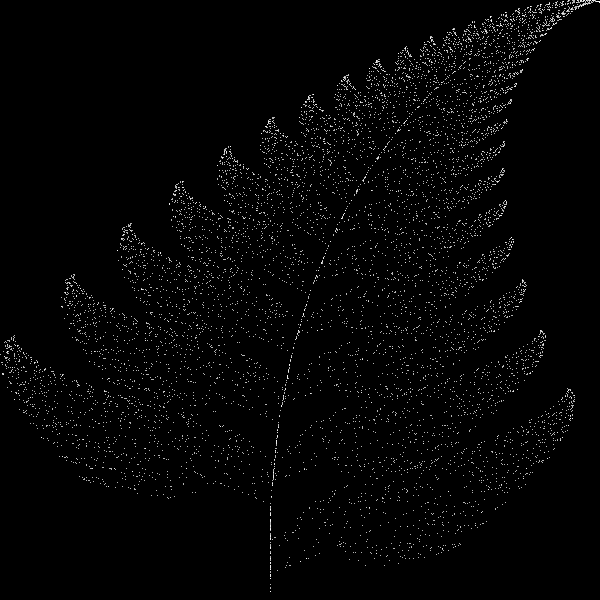
Frame 1 (no input)
Frame 60 (the mouse pressed at the canvas centre just before this capture): identical to frame 1, image omitted
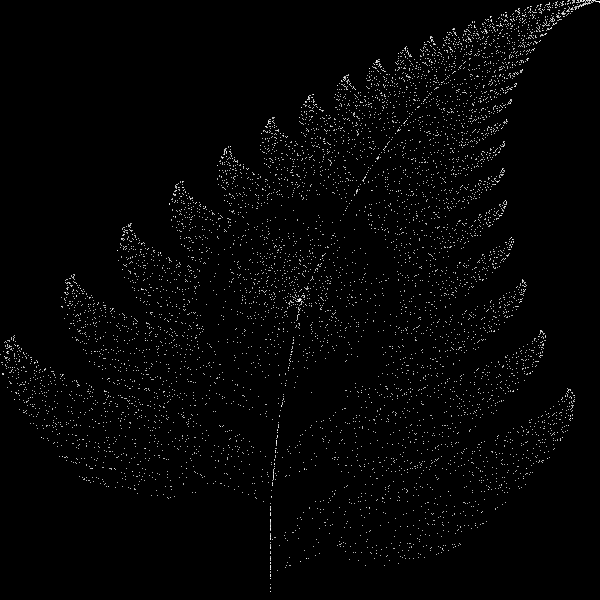
Frame 120 (the mouse held since frame 60 and released just before this capture)

The Processing sketch that drew these frames (run headless with seeded random() and noise(); from frame 60 on, the mouse is pressed at the canvas centre):

// Processing sketch: barnsleyfern_pointarray
// ── barnsleyfern_pointarray.pde
int num = 10000;
FP[] point;

void setup() {
  size(600, 600);
  background(0);

  strokeWeight(2);
  stroke(255);

  point = new FP[num];

  for (int i = 0; i < num; i++) {

    point[i] = new FP(drawPoint(), i);
    nextPoint();
  }
}

void draw() {
  background(0);

  //fill(0, 120);
  //noStroke();
  //rect(0, 0, width, height);

  for (int i = 0; i < num; i++) {
    point[i].fernpoint();
    point[i].attractor();
  }
}

class FP {
  int id;
  int count;

  //vectors for position and origin
  PVector pos;
  PVector opos;

  //vector for connections
  PVector connect;

  //vectors for acceleration and velocity
  PVector acc;
  PVector vel  = new PVector(0, 0);

  //random multiplication value - alters speed of movement
  float multival = random(1);

  //boolean check to see if two points are connected
  boolean cnt = false;

  //constructor
  FP(PVector pos, int id) {

    //position fed from setup
    this.pos = pos;
    opos = new PVector(pos.x, pos.y);

    //id of this object
    this.id = id;
    //count value set to id
    count = id;
  }

  //draw point in position
  void fernpoint() {
    stroke(255);
    strokeWeight(1);
    point(pos.x, pos.y);
  }

  //attractor to mouse and return to home (opos)
  void attractor() {
    PVector pp = new PVector(mouseX, mouseY, 0);

    //attract
    if (mousePressed && pos.dist(pp) <= 100) {

      PVector acc = PVector.sub(pp, pos);
      acc.normalize();
      acc.mult(multival);

      vel.add(acc);

      vel.limit(multival);

      pos.add(vel);
    }
    //return to opos
    else {
      if (pos.dist(opos) >= 2) {
        PVector acc = PVector.sub(opos, pos);
        acc.normalize();
        acc.mult(multival);

        vel.add(acc);

        vel.limit(multival*0.75);

        pos.add(vel);
      }
    }
  }
}

// ── Fern.pde
//calculate the fern
float[][] f1 = { {0, 0}, {0, 0.16}             };
float[][] f2 = { {0.85, 0.04}, {-0.04, 0.85}   };
float[][] f3 = { {0.20, -0.26}, {0.23, 0.22}   };
float[][] f4 = { {-0.15, 0.28}, {0.26, 0.24}   };

float[] f = {0, 1.6, 1.6, 0.44};
float[] prob = {0.01, 0.85, 0.93};

float x = 0;
float y = 0;

void nextPoint() {
  float nextX;
  float nextY;

  float r = random(1);

  if (r < prob[0]) {
    // 1
    nextX =  f1[0][0];
    nextY = f1[1][1] * y;
  } else if (r < prob[1]) {
    // 2
    nextX = f2[0][0] * x + f2[0][1] * y;
    nextY = f2[1][0] * x +  f2[1][1] * y + f[1];
  } else if (r < prob[2]) {
    // 3
    nextX =  f3[0][0] * x + f3[0][1] * y;
    nextY =  f3[1][0] * x + f3[1][1] * y + f[2];
  } else {
    // 4
    nextX = f4[0][0] * x +  f4[0][1] * y;
    nextY =  f4[1][0] * x +  f4[1][1] * y + f[3];
  }

  x = nextX;
  y = nextY;
}

PVector drawPoint() {

  float px = map(x, -2.1820, 2.6558, 0, width);
  float py = map(y, 0, 9.9983, height, 0);
  PVector pos = new PVector(px, py, 0);

  return pos;
}
